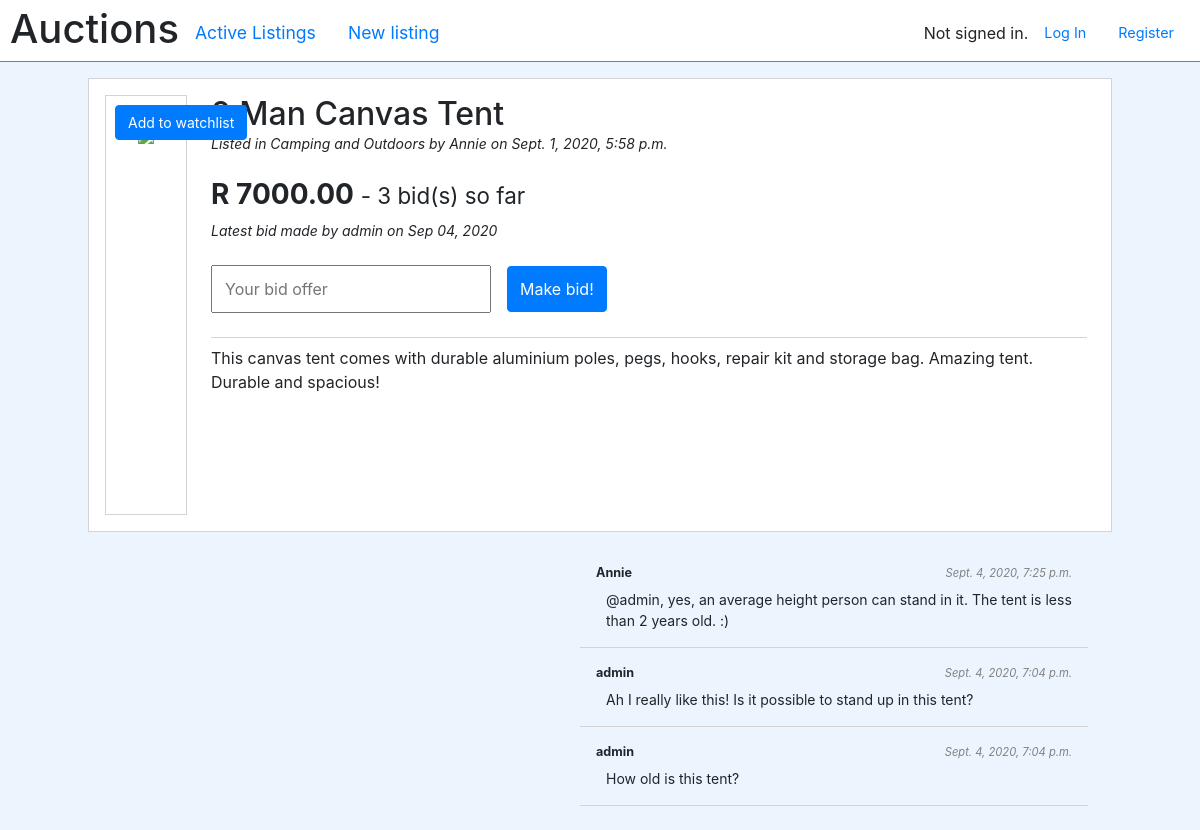
/listing/1, run on the app's committed database.
### auctions/models.py (models this page shows)
class Listing(models.Model):
	title = models.CharField(max_length=256)
	description = models.TextField(blank=True)
	starting_bid =  models.DecimalField(max_digits=10, decimal_places=2)
	user = models.ForeignKey(User, on_delete=models.CASCADE, related_name="owner")
	active = models.BooleanField(default=True)
	winner = models.ForeignKey(User, blank=True, null=True, on_delete=models.CASCADE, related_name="winner")
	image_url = models.CharField(max_length=1024, null=True)
	users = models.ManyToManyField(User, blank=True, related_name="watchlist_users")
	category = models.ForeignKey(Category, null=True, on_delete=models.CASCADE, related_name="listing_category")
	created_at = models.DateTimeField(auto_now_add=True, null=True)

class Category(models.Model):
	value = models.CharField(max_length=128)

class User(AbstractUser):
	def __str__(self):
		return self.username

class Bid(models.Model):
	value = models.DecimalField(max_digits=6, decimal_places=2)
	user = models.ForeignKey(User, on_delete=models.CASCADE, related_name="bid_owner")
	listing = models.ForeignKey(Listing, on_delete=models.CASCADE, related_name='listing')
	created_at = models.DateTimeField(auto_now_add=True, null=True)

class Comment(models.Model):
	user = models.ForeignKey(User, on_delete=models.CASCADE)
	text = models.TextField(blank=True)
	listing = models.ForeignKey(Listing, on_delete=models.CASCADE)
	created_at = models.DateTimeField(auto_now_add=True, null=True)

### auctions/views.py (the view)
# urls.py: path("listing/<str:listing_id>", views.listing, name="listing"),
def listing(request, listing_id=''):
    if request.method == "POST":
        pass
    else:
        status = {}
        status['code'] = request.GET.get('code', '')
        status['msg'] = request.GET.get('msg', '')
        print(status)
        listing = Listing.objects\
        .annotate(bid=Max("listing__value"))\
        .annotate(num_bids=Count("listing__id"))\
        .get(id=listing_id);
        listing.watchlist = listing.users.filter(id=request.user.id).exists()
        listing.comments = Comment.objects.filter(listing__id=listing_id).order_by('-created_at').all()
        if Bid.objects.filter(listing__id=listing_id).exists():
            bids = Bid.objects.filter(listing__id=listing_id).order_by('-value').all()
        else:
            bids = None
        return render(request, "auctions/listing.html", {
            "listing": listing,
            "bids": bids,
            "status": status,
        })

### auctions/templates/auctions/listing.html (shortened to what this page needs)
{% extends "auctions/layout.html" %}
{% block body %}
        <div class="view__main listing">
            <section class="listing__head">
                <div class="imageContainer">
                    <img src="{{ listing.image_url }}" class="listing__head--img"/>
                    <form action="{% url 'watchlist' %}" method="POST">
                        {% if listing.watchlist %}
                        <input name="toggle" value="remove" hidden>
                        <p class="flex-inline"><input type="submit" value="Remove from watchlist" class="btn btn-secondary p--tiny watchlist__btn watchlist__btn--remove"><span>❤️<span></p>
                        {% else %}
                        <p class="flex-inline"><input type="submit" value="Add to watchlist" class="btn btn-primary p--tiny watchlist__btn--add"></p>
                        {% endif %}
                    </form>
                </div>
                <div class="listing__head--details">
                     <h2>{{ listing.title }}</h2>
                     <em class="p--tiny">
                        Listed in {{ listing.category.value }} by {% if user.id == listing.user.id %} You {% else %} {{ listing.user.username }} {% endif %} on {{listing.created_at}}
                    </em>
                    <br>
                    {% if bids %}
                       <h3><strong>R {{ bids.0.value }} </strong> <small align="right"> - {{ bids|length }} bid(s) so far</small></h3>
                       <em class="p--tiny">
                             Latest bid made by
                                {% if bids.0.user.id == user.id %} You! {% else %} {{ bids.0.user.username }} {% endif %} on {{ bids.0.created_at|date:"M d, Y" }}
                        </em>
                        <br>
                    {% else %}
                        <h3><strong>R {{ listing.starting_bid }}</strong><small align="right"> - 0 bids so far</small></h3>
                        {% if user.id != listing.user.id %}<em>Be the first to make a bid!</em><br>
                        {% else %}<em>Sorry, nobody has placed a bid on your listing!</em>
                        {% endif %}
                    {% endif %}
                    {% if user.id != listing.user.id %}
                        <form action="{% url 'place_bid' listing.id %}" method="post" class="bidForm">
                            <input name="bid" type="number"  placeholder="Your bid offer"/>
                            <input type="submit" value="Make bid!" class="btn btn-primary">
                        </form>
                    {% elif bids|length > 0 and listing.active %}
                        <form action="{% url 'accept_bid' listing.id %}" method="POST" class="bidForm">
                            {% csrf_token %}
                            <input type="text" name="bid_id" value="{{ bids.0.id }}" hidden>
                            <input type="submit" value="Accept this bid" class="btn btn-primary" />
                        </form>
                    {% endif %}
                    <br>
                    <div><p>{{ listing.description }}</p></div>
                </div>
            </section>
            <section class="comments">
                <div class="comments__new">
                </div>
                <div class="comments__old">
                    {% for comment in listing.comments %}
                        <div class="comment">
                            <p class="comment__info"><span>{{ comment.user }}</span><span>{{ comment.created_at}}<span></p>
                            <p>{{ comment.text }}</p>
                        </div>
                    {% endfor %}
                </div>
            </section>
         </div>
{% endblock %}

### auctions/static/auctions/styles.css (style rules this page uses)
body { min-height: 100vh; max-width: 100vw; width: 100%; background-color: #ECF5FE; box-sizing: border-box; }
p { margin: 0px; }
.p--tiny { font-size: 14px; }
.flex-inline { display: flex; justify-content: space-between; align-items: center; }
input { padding: 0px 10px; }
.view__main { padding-top: 1rem; padding-bottom: 1rem; width: 1024px; margin-left: auto; margin-right: auto; }
.listing { display: flex; flex-direction: column; align-items: space-around; justify-content: space-around; width: 1024px; }
.listing__head { padding: 1rem; background-color: white; border: 1px solid lightgrey; display: flex; justify-content: stretch; align-items: stretch; }
.listing__head--img { border: 1px solid lightgrey; margin-right: 1rem; min-height: 420px; width: 420px; padding: 2rem; }
.listing__head--details { width: 100%; margin: 0.5rem; margin-top: 0rem; display: flex; flex-direction: column; }
.listing__head--details > div:last-child { border-top: 1px solid lightgrey; padding-top: 0.5rem; height: 50%; margin-top: auto; }
.listing__head--details > h2, .listing__head--details h1 { margin-bottom: 0px; }
.bidForm { display: flex; align-items: center; }
.bidForm > * { line-height: 2; }
.bidForm input[type=number] { width: 280px; padding: 6px 12px; margin-right: 1rem; }
.imageContainer { position: relative; }
.imageContainer form { position: absolute; top: 10px; left: 10px; width: 92%; }
.comments { width: 100%; display: flex; justify-content: space-between; margin-top: 1rem; max-height: 80vh; }
.comments__new { width: 440px !important; height: 100px; }
.comments__old { width: 540px; overflow-y: scroll; padding-right: 1rem; }
.comments__old .comment { border-bottom: 1px solid lightgrey; margin: 0.5rem; padding: 8px 16px; font-size: 14px; padding-bottom: 1rem; }
.comments__old .comment__info { display: flex; justify-content: space-between; align-items: center; }
.comments__old .comment__info > span:first-child { font-size: 90%; font-weight: 700; }
.comments__old .comment__info > span:last-child { font-size: 80%; font-style: italic; color: grey; }
.comments__old .comment > p:last-child { margin-top: 6px; margin-left: 10px; }

### data on the page
Listing: title "2 Man Canvas Tent", category.value "Camping and Outdoors", user.username "Annie", created_at "Sept. 1, 2020, 5:58 p.m.", description "This canvas tent comes with durable aluminium poles, pegs, hooks, repair kit and storage bag. Amazing tent. Durable and spacious!"
Bid: value "7000.00", user.username "admin", created_at "Sep 04, 2020"
Comment: user "Annie", created_at "Sept. 4, 2020, 7:25 p.m.", text "@admin, yes, an average height person can stand in it. The tent is less than 2 years old. :)"
Comment: user "admin", created_at "Sept. 4, 2020, 7:04 p.m.", text "Ah I really like this! Is it possible to stand up in this tent?"
Comment: user "admin", created_at "Sept. 4, 2020, 7:04 p.m.", text "How old is this tent?"

### other printed values
{{ bids|length }} "3"
